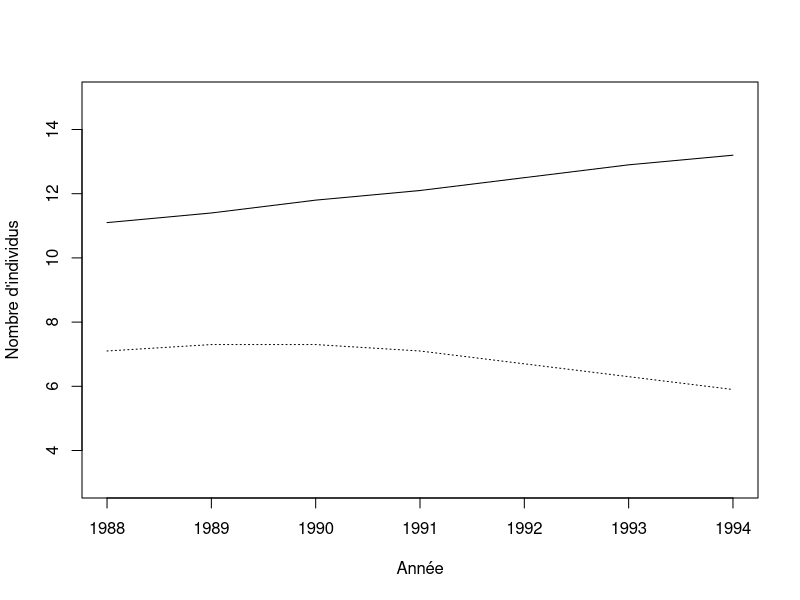
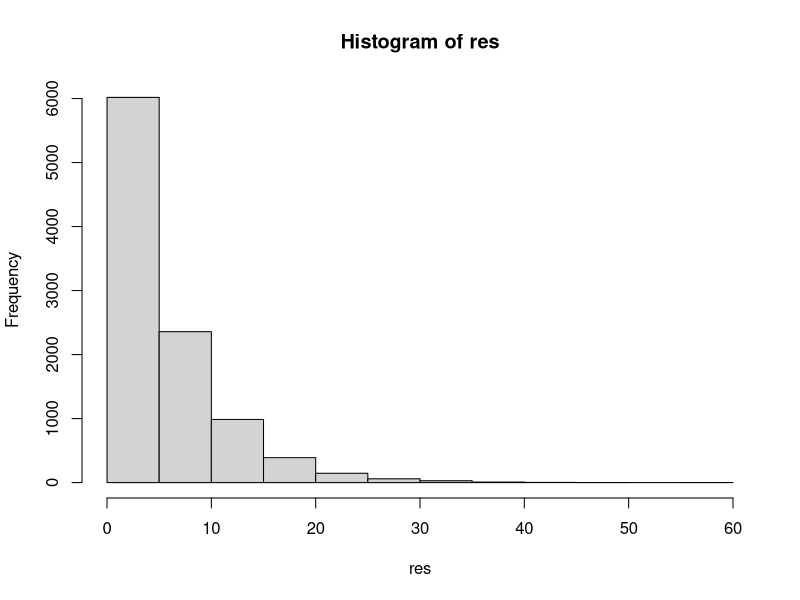
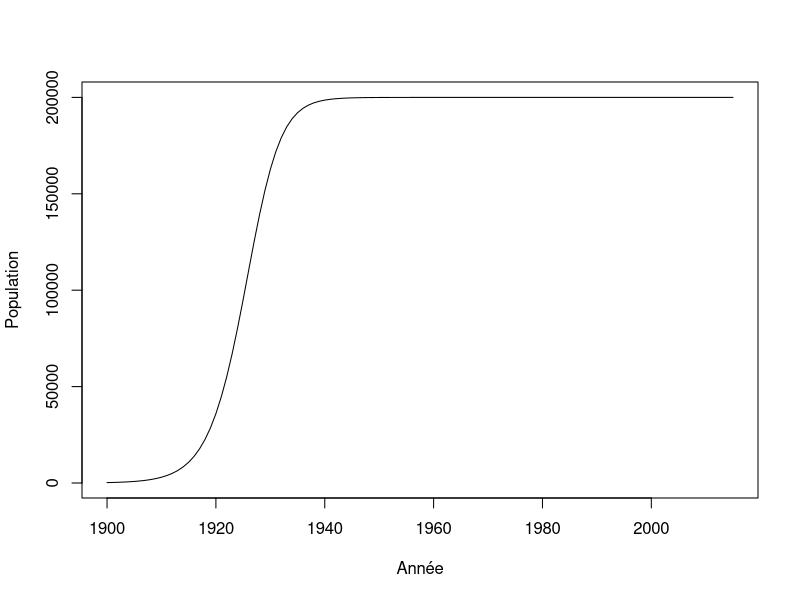
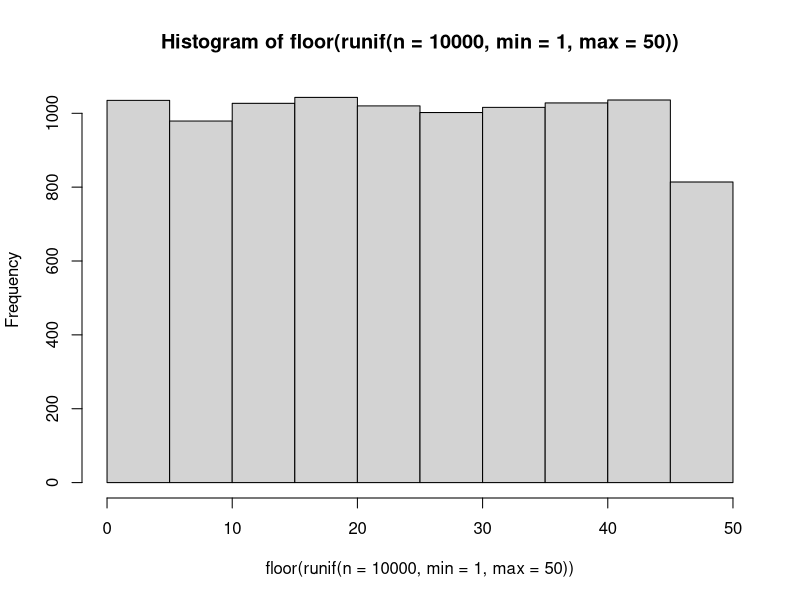
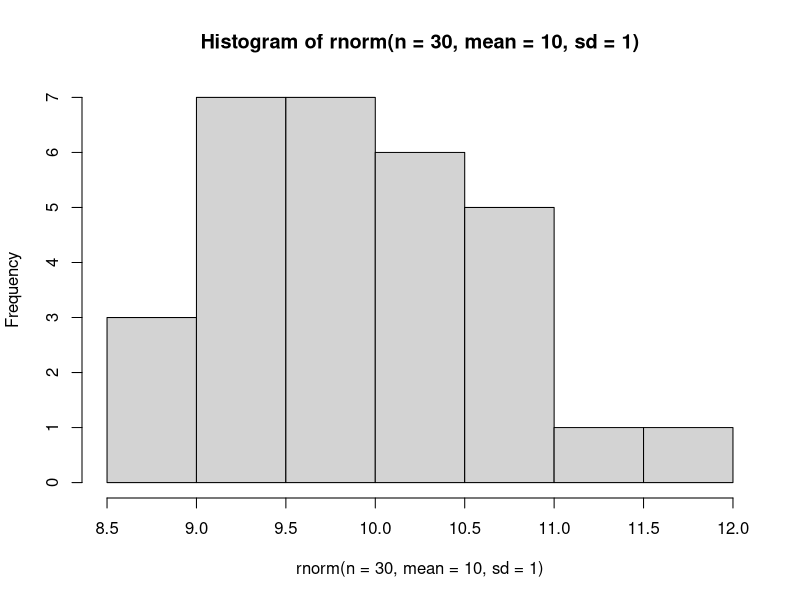
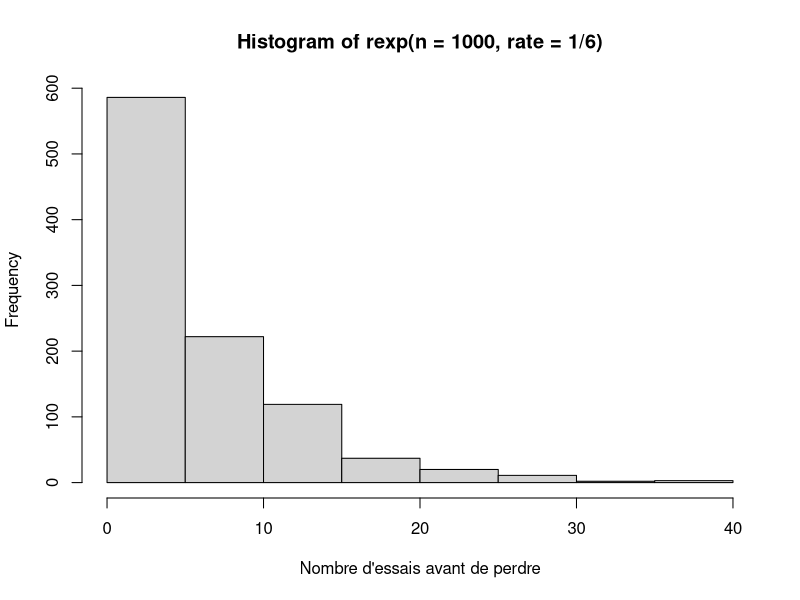
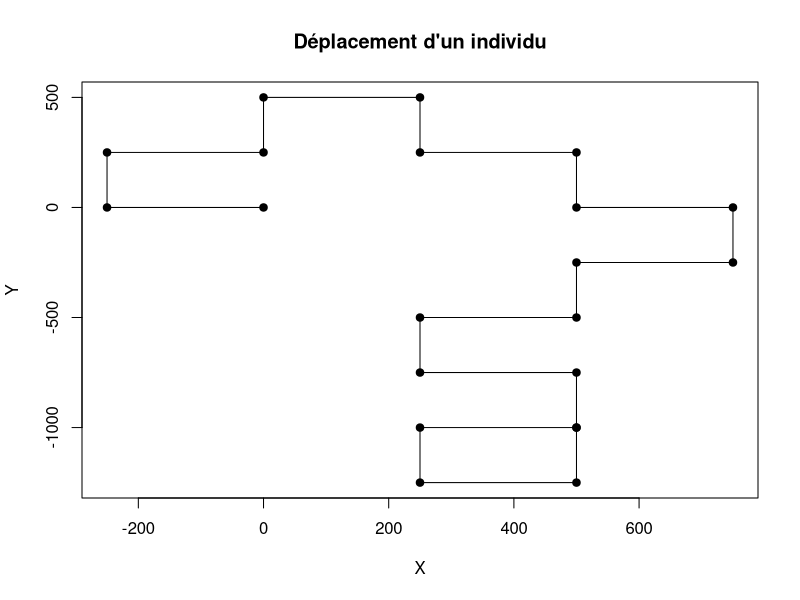
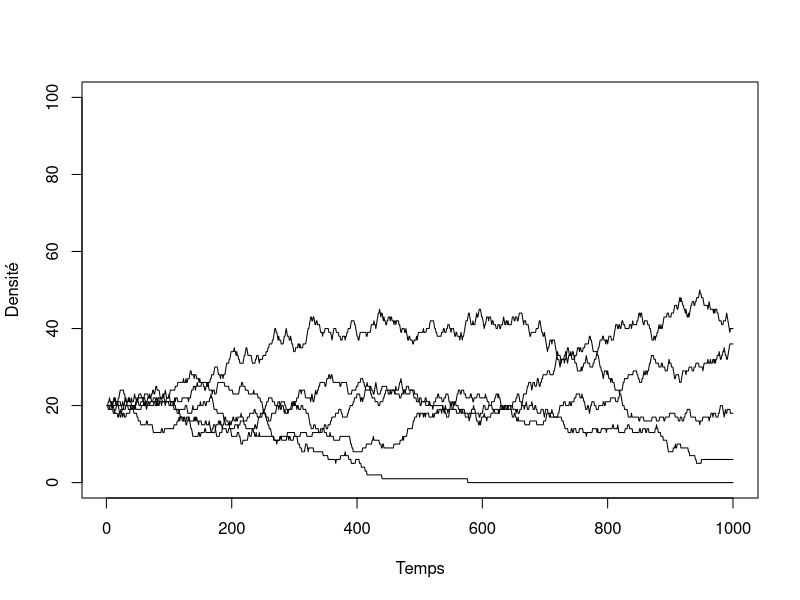

Reproduce these figures in R, in order.
## ---- chunk 1
donnees <- matrix(nr = 7, nc = 2)
donnees[,1] <- c(11.1,11.4,11.8,12.1,12.5,12.9,13.2) #Cameroun
donnees[,2] <- c(7.1,7.3,7.3,7.1,6.7,6.3,5.9) #Rwanda
an <- c(1988:1994)
donnees
## ---- chunk 2
plot(an, donnees[,1], type = "l", xlab = "Année", ylab = "Nombre d'individus", ylim=c(3,15), cex=2)
lines(an, donnees[,2], lty = 3)
## ---- chunk 3
lambda <- matrix(nrow = 6, ncol = 2)
lambda[1,1] <- (donnees[2,1] - donnees[1,1]) / donnees[1,1]
## ---- chunk 4
lambda[2,1] <- (donnees[3,1] - donnees[2,1]) / donnees[2,1]
## ---- chunk 5
depart <- 1
fin <- 5
for(etape in depart:fin) {
    print(etape)
}
## ---- chunk 6
for(etape in c("Bonjour", "programmeurs", "en R")) {
    print(etape)
}
## ---- chunk 7
for(etape in 1:5) {
    print(etape*2)
}
## ---- chunk 8
for(C in -50:100) {
    cat("Pour C = ",C," on obtient F = ",1.8*C + 32, '\n')
}
## ---- chunk 9
test <- runif(5, 0,1)
for(etape in 1:5) {
    print(test[etape])
}
## ---- chunk 10
for(etape in 1:8) {
    cat("À l'étape", etape, ", la boucle est complétée à", etape/8*100, "%.", '\n')
}
## ---- chunk 11
n <- 1
for(etape in -2:5) {
    cat("etape = ",etape, " n = ",n, '\n')
    n <- n + 1
}
## ---- chunk 12
n <- 1
for(etape in 1:10) n <- n*etape
n
## ---- chunk 13
ma_matrice <- matrix(nrow = 5, ncol = 3)
n <- 1
for(i in 1:5) {
    for(j in 1:3) {
        ma_matrice[i,j] <- n
        n <- n + 1
    }
}
ma_matrice
## ---- chunk 14
piece <- c("pile","face")
combinaison = "face-face"
while(combinaison != "pile-pile") {
    essai1 <- sample(piece, 1)
    essai2 <- sample(piece, 1)
    combinaison <- paste(essai1, "-" , essai2, sep = "")
    print(combinaison)
}
## ---- chunk 15
de <- c(1:6)
n_test <- 10000
res <- numeric(n_test)
for(i in 1:n_test) {
	n <- 0
	face <- 0
	while(face != 1) {
		face <- sample(de,1)
		n <- n + 1
	}
	res[i] <- n
}
mean(res)
## ---- chunk 16
hist(res)
## ---- chunk 17
r <- 0.3
N <- 220
K <- 200000
step <- 1
while(N < K/2) {
    N <- N + r * N * (1 - N/K)
    step <- step + 1
}
step
## ---- chunk 18
r <- 0.3
K <- 200000
n_steps <- 115
N <- numeric(n_steps+1)
N[1] <- 220

for(i in 2:(n_steps+1)) {
    N[i] <- N[i-1] + r * N[i-1] * (1 - N[i-1]/K)
}
N[25:30]
## ---- chunk 19
plot(c(1900:2015), N, type = "l", xlab = "Année", ylab = "Population")
## ---- chunk 20
X <- runif(n = 10)
res <- numeric(10)
for(i in 1:10) {
    if(X[i] < 0.3) {
        res[i] <- "plus petit"
    }
    else {
        res[i] <- "plus grand"
    }
}
cbind(X,res)
## ---- chunk 21
res2 <- numeric(10)
for(i in 1:10) {
    if(X[i] > 0.2 & X[i] < 0.6) {
        res2[i] <- "oui"
    }
    else {
        res2[i] <- "non"
    }
}
cbind(X,res2)
## ---- chunk 22
res2 <- numeric(10)
res2[X > 0.2 & X < 0.6] <- "oui"
res2[X < 0.2 | X > 0.6] <- "non"
cbind(X,res2)
## ---- chunk 23
tri <- function(x){
	# Calcul de la dimension du vecteur
	taille <- length(x)
	ordre <- "NON"
	# Boucle qui tourne jusqu'à ce que tout soit en ordre
	while(ordre == "NON") {
		ordre <- "OUI"
		# Boucle qui passe tous les éléments en paires
		for(i in 1:(taille-1)) {
			if(x[i+1] < x[i]) {
				# Inversion des deux lettres
				x[c(i,i+1)] <- x[c(i+1,i)]
				# Comme un changement a été fait, l'ordre
				# n'est pas encore garanti
				ordre <- "NON"
			}
		}
	}
	return(x)
}
tri(c("E", "Z", "F", "C", "D"))

## ---- chunk 24
valeurs = c("2", "3", "4", "5", "6", "7", "8", "9", "10", "valet", "reine", "roi", "as")
couleurs = rep(c("pique", "trèfle", "carreau", "coeur"),each = 13)
cartes = paste(valeurs,"-",couleurs)
tirage = function(n, cartes) {
    sample(x = cartes, size = n, replace = FALSE)
}
tirage(3, cartes)
## ---- chunk 25

scrabble <- read.table(file = "./donnees/lettres.txt", header=TRUE, sep = " ")
res <- sample(scrabble[,1],7)
res

## ---- chunk 26
hist(floor(runif(n = 10000, min = 1, max = 50)))
## ---- chunk 27
hist(rnorm(n = 30, mean = 10, sd = 1))
## ---- chunk 28
rbinom(n = 10, size = 1, prob = 0.5)
## ---- chunk 29
rmultinom(n = 3, size = 1, prob = rep(1/6, 6))
## ---- chunk 30
hist(rexp(n = 1000, rate = 1/6),
xlab = "Nombre d'essais avant de perdre")
## ---- chunk 31
set.seed(1)
p <- 0.55
alea <- runif(n = 1, min = 0, max = 1)
if(alea < p) res = "pile" else res = "face"
res
## ---- chunk 32
set.seed(1)
## ---- chunk 33

X <- runif(n = 10000, min = 0, max = 1)
p = 0.2
res <- numeric(length = 10000)
res[X<p] <- 1
sum(res)

10000*p
## ---- chunk 34
# Fonction qui permet de modifier la direction de marche de la personne
#
# ENTREES:
#   DirectionDepart:    la direction vers laquelle la personne se deplace pour le moment.
#   Probabilite:        un vecteur contenant les probabilites d'aller dans l'une ou l'autre des directions. 
#                       Probabilite = c(ProbabiliteGauche, ProbabiliteDroite)
#
# SORITES:
#   NouvelleDirection:  la direction vers laquelle la personne va se deplacer au prochain carrefour.
#
ChangerDirection = function(DirectionDepart, Probabilite){
  
  # A COMPLETER: Mettre la condition pour tourner a gauche
  if(runif(1,0,1) < Probabilite[1]){ # <-- Manque du code
    # On tourne a gauche
    NouvelleDirection = DirectionDepart - pi/2
  }
  else{
    # On tourne a droite
    NouvelleDirection = DirectionDepart + pi/2
  }
  
  return(NouvelleDirection)
  
}

# Fonction qui permet de calculer les nouvelles coordonnees de la personne suite a un deplacement
#
# ENTREES:
#   PositionCourante:   un vecteur contenant la position de la personne pour le moment.
#                       PositionCourante = c(PositionX, PositionY)
#   Direction:          la direction vers laquelle la personne va se deplacer.
#
# SORITES:
#   NouvellePosition:   un vecteur contenant la position de la personne apres son deplacement.
#                       NouvellePosition = c(NouvellePositionX, NouvellePositionY)
#
Deplacement = function(PositionCourante, Direction){
  
  # A COMPLETER: Calcul des nouvelles coordonnées
  NouvellePositionX = PositionCourante[1] + sin(Direction)*250 # <-- Manque du code
  NouvellePositionY = PositionCourante[2] + cos(Direction)*250 # <-- Manque du code
  
  # On place les nouvelles positions pour chacune des coordonnees dans un vecteur
  NouvellePosition = c(NouvellePositionX, NouvellePositionY)
  
  return(NouvellePosition)
}
## ---- chunk 35
# ChangerDirection = function(DirectionDepart, Probabilite){...}
# Deplacement = function(PositionCourante, Direction){...}

nsteps = 20
xy = matrix(0,nrow = 21, ncol = 2)
xy[1,] = c(0,0)
direction = 0
probabilite = c(0.5,0.5)
set.seed(2)
for(step in 2:(nsteps+1)) {
  
  # Calcul de la nouvelle direction
  direction = ChangerDirection(direction, probabilite)
 
  # Calcul des nouvelles coordonnees
  xy[step,] = Deplacement(xy[step-1,], direction)
}
## ---- chunk 36
plot(xy[,1],xy[,2], type = "l", 
    xlab = "X", ylab = "Y", main = "Déplacement d'un individu")
points(xy[,1],xy[,2],pch = 19)
## ---- chunk 37
etats <- c("A", "B", "C", "D", "E")
p = c(0.1, 0.5, 0.2, 0.05, 0.15)
sum(p)

# On utilise cumsum pour calculer la probabilité cumulative
cump <- cumsum(p)
cump
## ---- chunk 38
alea <- runif(1,0,1)
alea
n_etats <- 5; i = 1; plus_petit = FALSE
while(plus_petit == FALSE) {
    if(alea < cump[i]) {
        decision = etats[i]
        plus_petit = TRUE
    }
    else {
        i = i + 1
    }
}
decision
## ---- chunk 39
tirage <- function(p) {
    etats <- c("A", "B", "C", "D", "E")
    res <- rmultinom(n=1,size=1,prob=p)
    etats[which(res==1)]
}
tirage(p)
## ---- chunk 40
nsteps <- 1000
S <- 5
K <- 100
N <- matrix(nr = nsteps, nc = S)

# Une fonction utile pour faire des tirages
# Elle retourne la position de l'espèce pigée au hasard
tirage  <- function(p) {
    res <- rmultinom(n=1,size=1,prob=p)
    return(which(res==1))
}
## ---- chunk 41
# On démarre la simulation avec 20 individus par espèce
N[1,] =rep(K/S, S)

# La boucle principale
for(step in 2:nsteps) {

    # Calcul de l'abondance relative
    p = N[step-1,] / K

    # On tire l'identité de l'espèce qui meurt
    ID_mort = tirage(p)

    # On applique le changement
    N[step,] = N[step-1,]
    N[step,ID_mort] = N[step,ID_mort] - 1

    # On tire l'identité de la recrue
    ID_recrue = tirage(p)
    N[step,ID_recrue] = N[step,ID_recrue] + 1
}
## ---- chunk 42
# Illustration des résultats
plot(c(1:nsteps), N[,1], type = "l", ylim = c(0,K),
    xlab = "Temps", ylab = "Densité")
for(i in 2:S) lines(c(1:nsteps), N[,i])
## ---- chunk 43
x = runif(1000)
system.time(sort(x))
system.time(tri(x))

## ---- chunk 44
n = 2*10^seq(1,3,0.1)
res = numeric(length(n))
for(i in 1:length(res)) {
	x = runif(n[i])
	res[i] = system.time(tri(x))[3]
}
plot(n,res, type = "l", xlab = "Taille", ylab = "Temps")
## ---- chunk 45
f1 <- function(x) {
	taille <- length(x)
	x2 <- numeric(taille)
	for(i in 1:taille) if(x[i] < 0.5) x2[i] <- 1
}
f2 <- function(x) {
	x2 <- x*0
	x2[x<0.5] <- 1
}
## ---- chunk 46
x = runif(1000000)
system.time(f1(x))
system.time(f2(x))
## ---- chunk 47
f1 <- function(x) {
	res <- numeric(ncol(x))
	for(j in 1:ncol(x)) {
		for(i in 1:nrow(x)){
			res[x] = res[j] + x[i,j]
		}
	}
}
X = matrix(runif(100*100),nr=100,nc=100)
## ---- chunk 48
system.time(rowSums(X))
system.time(apply(X,2,sum))
system.time(f1(X))
## ---- chunk 49

quadrats <- read.table(file = "./donnees/quadrats.txt", header=TRUE, sep = ";")
head(quadrats)

